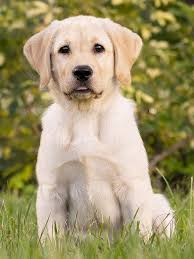
#> input picture dog.jpg, 194 x 259 px
$ jupyter execute --allow-errors Introduction+to+OpenCV.ipynb
#> lines starting #> are read from the running program, lines starting #| are printed output that depends on the picture
[cell 1]
import cv2
import matplotlib.pyplot as plt
import numpy as np

[cell 2]
cv2.__version__

[cell 3]
img = cv2.imread("dog.jpg")
#> img is the input picture: shape (259, 194, 3); mean B, G, R 109, 150, 160.6
img

[cell 4]
cv2.imshow("Dog Image", img)
cv2.waitKey( 0 )
cv2.destroyAllWindows()

[cell 5]
img = cv2.imread("dog.jpg", 0)
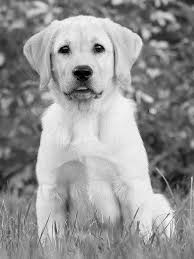
#> img: shape (259, 194); min 0, max 255, mean 148.5
cv2.imshow("Dog Image", img)
cv2.waitKey( 0 )
cv2.destroyAllWindows()

[cell 6]
cv2.imwrite("saved_dog_image.jpg", img)
#> Out = True

# Changing Color Spaces

#> (a cell that did not finish here is left out)

#> (a cell that did not finish here is left out)

[cell 9]
cv2.imshow("HSV Dog Image", cv2.circle(img,(60,50),1,(255,0,0),3))
cv2.waitKey( 0 )
cv2.destroyAllWindows()

# Drawing with CV2

[cell 10]
cv2.line(img, (0,0),(400,400),(255,0,0),10)
cv2.imshow("Line on Dog",img)
cv2.waitKey( 0 )
cv2.destroyAllWindows()

[cell 11]
plt.imshow(img)

[cell 12]
cv2.circle(img,(100,50),10,(255,0,0),5)
cv2.imshow("Circle on Dog",img)
cv2.waitKey( 0 )
cv2.destroyAllWindows()

[cell 13]
cv2.putText(img,"A Dog",(50,200),cv2.FONT_HERSHEY_COMPLEX,1,(0,255,0),5)
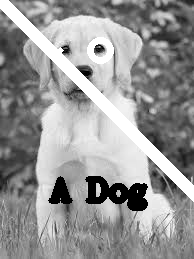
#> img: shape (259, 194); min 0, max 255, mean 150
plt.imshow(img)

# CallBack & Trackbars

[cell 14]
black_img = np.zeros((512, 512, 3), np.uint8)
cv2.namedWindow("Black Image")

def draw_circle(event, x, y, flags,param):
    if event == cv2.EVENT_LBUTTONDOWN:
        cv2.circle(black_img, (x, y), 50,(255, 50, 70),5)


cv2.setMouseCallback('Black Image',draw_circle)

while(1):
    cv2.imshow('Black Image', black_img)
    k = cv2.waitKey(5)
#> (key Esc is pressed here)
    if k == 27:
        break

cv2.destroyAllWindows()

[cell 15]
cv2.namedWindow("Image")

cv2.createTrackbar('Channel','Image',0,2,lambda x:print(x))

#> (the rest of this cell did not finish here and is left out)

# Basic Image Operations

[cell 16]
px = img[ 100, 150 ]
#> px = 209
px
#> Out = 209

[cell 17]
plt.imshow(img)

#> (a cell that did not finish here is left out)

#> (a cell that did not finish here is left out)

[cell 20]
img.shape
#> Out = (259, 194)

[cell 21]
img.dtype

[cell 22]
img.size
#> Out = 50246

[cell 23]
259*194*3

[cell 24]
face = img[50 : 150, 0 : 125]
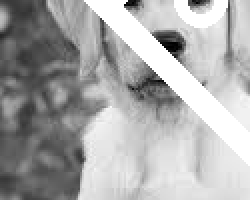
#> face: shape (100, 125) (shown 2 times larger); min 0, max 255, mean 170
plt.imshow(face)

#> (a cell that did not finish here is left out)

#> (a cell that did not finish here is left out)

[cell 27]
horizontal_stack = np.hstack((img, img))
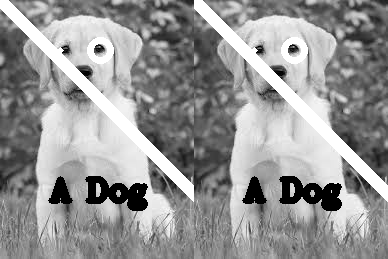
#> horizontal_stack: shape (259, 388); min 0, max 255, mean 150
plt.imshow(horizontal_stack)

[cell 28]
vertical_stack = np.vstack((img, img))
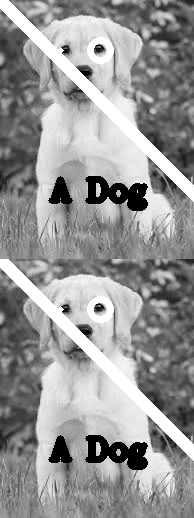
#> vertical_stack: shape (518, 194); min 0, max 255, mean 150
plt.imshow(vertical_stack)

[cell 29]
reflect = cv2.copyMakeBorder(img,20,200,200,200,cv2.BORDER_REFLECT_101)
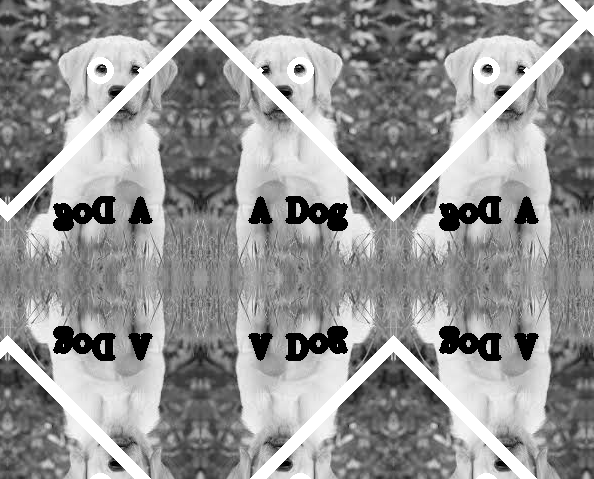
#> reflect: shape (479, 594); min 0, max 255, mean 148.3
plt.imshow(reflect)

$ run again, with roadsign.jpg copied over dog.jpg
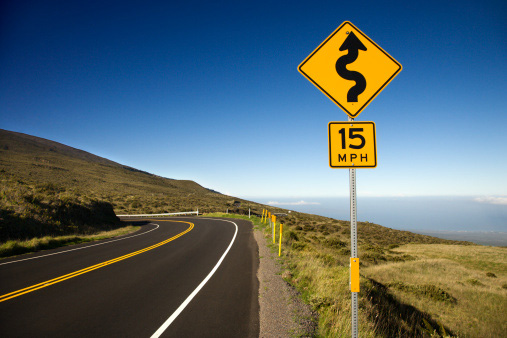
#> input picture roadsign.jpg, 507 x 338 px
#> img is the input picture: shape (338, 507, 3); mean B, G, R 109.9, 104.1, 86.9
#> `cv2.imwrite("saved_dog_image.jpg", img)`: Out = True
#> `cv2.putText(img,"A Dog",(50,200),cv2.FONT_HERSHEY_COMPLEX,1,(0,255,0),5)`:
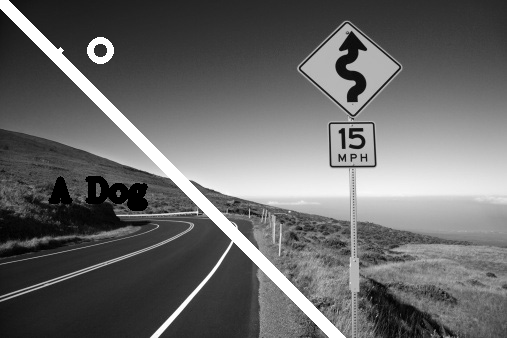
#> img: shape (338, 507); min 0, max 255, mean 104.7
#> px = 91
#> `reflect = cv2.copyMakeBorder(img,20,200,200,200,cv2.BORDER_REFLECT_101)`:
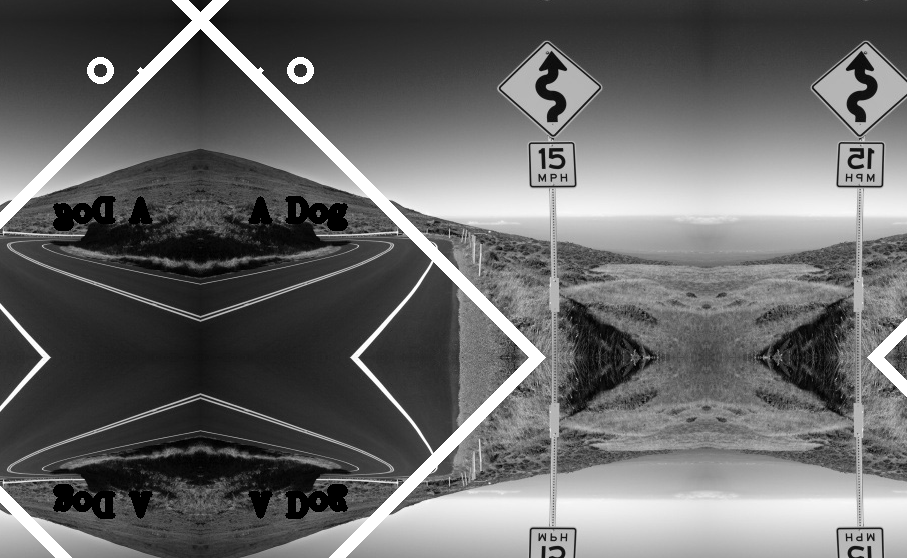
#> reflect: shape (558, 907); min 0, max 255, mean 104.1
